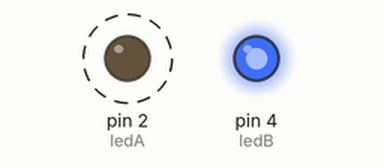
Recording of a sketch running on a simulated Arduino Uno, built with avr-gcc and run on an emulated ATmega328P. Shown: output pins drawn as LEDs (lit = HIGH). Dashed ring = blinking.

Above: at 0.3 s.
At 3.8 s:
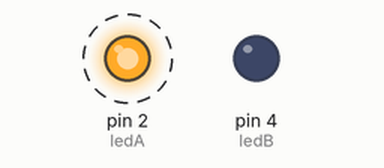
Timing chart, 0 to 5.9 s (numbered marks = the images above):
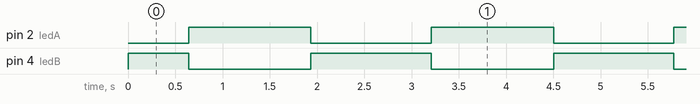

The sketch:

ex06.ino
```cpp
// ex06/ex06.ino
const int ledA = 2;   // PWM引脚1
const int ledB = 4;   // PWM引脚2
int valA = 0;
int step = 2;          // 这里去掉const，改成普通变量

void setup() {
  pinMode(ledA, OUTPUT);
  pinMode(ledB, OUTPUT);
}

void loop() {
  analogWrite(ledA, valA);
  analogWrite(ledB, 255 - valA); // 亮度反相关系
  valA += step;

  if (valA <= 0 || valA >= 255) {
    step = -step;
  }

  delay(10);
}
```

Measured:
- by itself, pin 2 (ledA): alternates HIGH for 1.3 s and LOW for 1.3 s
- by itself, pin 4 (ledB): repeats every 2.6 s: LOW 1.3 s, HIGH 1.3 s
